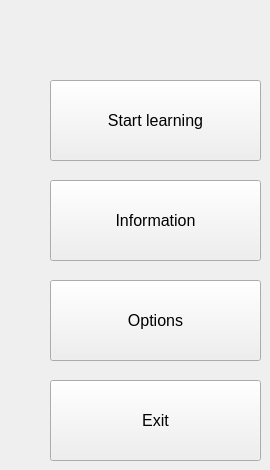
    <widget class="QWidget" name="page_main_menu">
     <widget class="QPushButton" name="button_exit">
      <property name="geometry">
       <rect>
        <x>50</x>
        <y>380</y>
        <width>211</width>
        <height>81</height>
       </rect>
      </property>
      <property name="font">
       <font>
        <pointsize>12</pointsize>
       </font>
      </property>
      <property name="text">
       <string>Exit</string>
      </property>
     </widget>
     <widget class="QPushButton" name="button_options">
      <property name="geometry">
       <rect>
        <x>50</x>
        <y>280</y>
        <width>211</width>
        <height>81</height>
       </rect>
      </property>
      <property name="font">
       <font>
        <pointsize>12</pointsize>
       </font>
      </property>
      <property name="text">
       <string>Options</string>
      </property>
     </widget>
     <widget class="QPushButton" name="button_information">
      <property name="geometry">
       <rect>
        <x>50</x>
        <y>180</y>
        <width>211</width>
        <height>81</height>
       </rect>
      </property>
      <property name="font">
       <font>
        <pointsize>12</pointsize>
       </font>
      </property>
      <property name="text">
       <string>Information</string>
      </property>
     </widget>
     <widget class="QPushButton" name="button_start">
      <property name="geometry">
       <rect>
        <x>50</x>
        <y>80</y>
        <width>211</width>
        <height>81</height>
       </rect>
      </property>
      <property name="font">
       <font>
        <pointsize>12</pointsize>
       </font>
      </property>
      <property name="text">
       <string>Start learning</string>
      </property>
     </widget>
    </widget>
